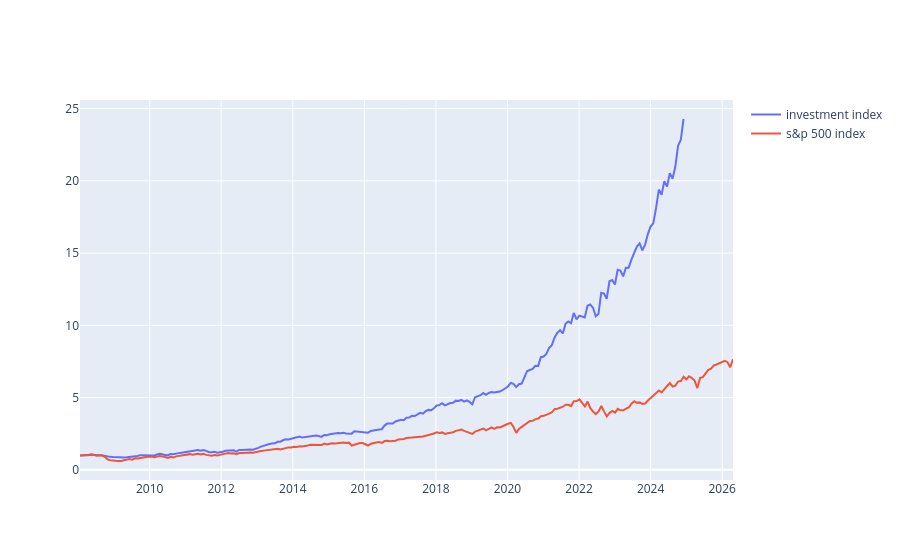

Notebook source saved alongside this figure:
### Code cell
import plotly.graph_objects as go 

s_value = pd.Series(dict(zip(df.date1, df.iloc[:, 1:-2].sum(axis=1))))
s_index = s_value/s_value.values[0]

fig = go.Figure()
fig.add_trace(go.Scatter(x = s_index.index, y = s_index.values, name = 'investment index'))
fig.add_trace(go.Scatter(x = snp_index.index, y = snp_index.values, name = 's&p 500 index'))

fig.show()

### Figure 1 — Plotly figure (JSON) as saved in the notebook; plotly's stock layout.template omitted (floating-point values rounded to 4 significant figures; data arrays with more than 128 entries replaced by an {"elided": "..."} marker saying what was removed)
{"data": [{"name": "investment index", "type": "scatter", "x": {"elided": "221 str values"}, "y": {"elided": "221 float values"}}, {"name": "s&p 500 index", "type": "scatter", "x": {"elided": "239 str values"}, "y": {"elided": "239 float values"}}], "layout": {}}
